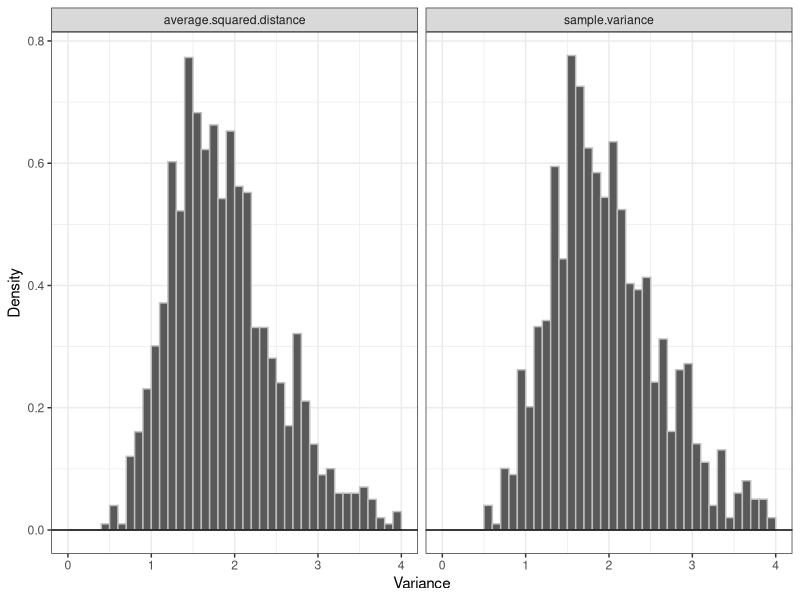
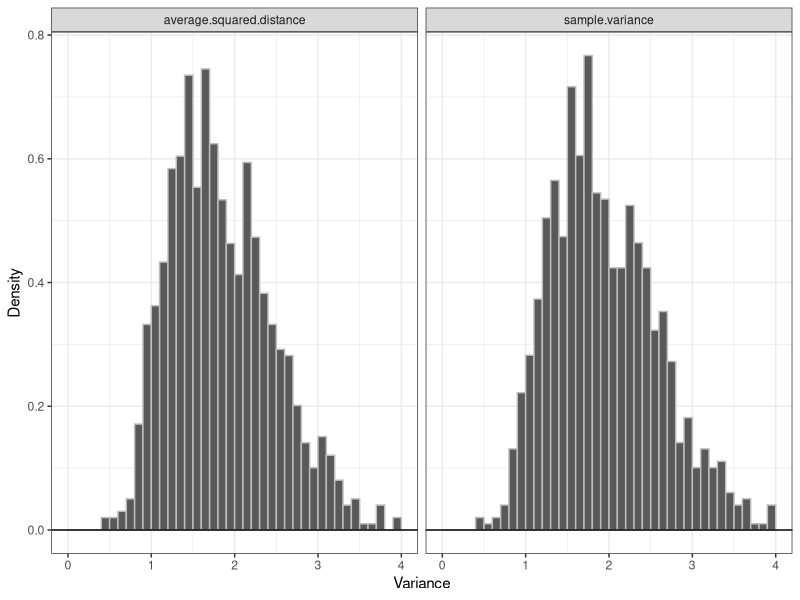
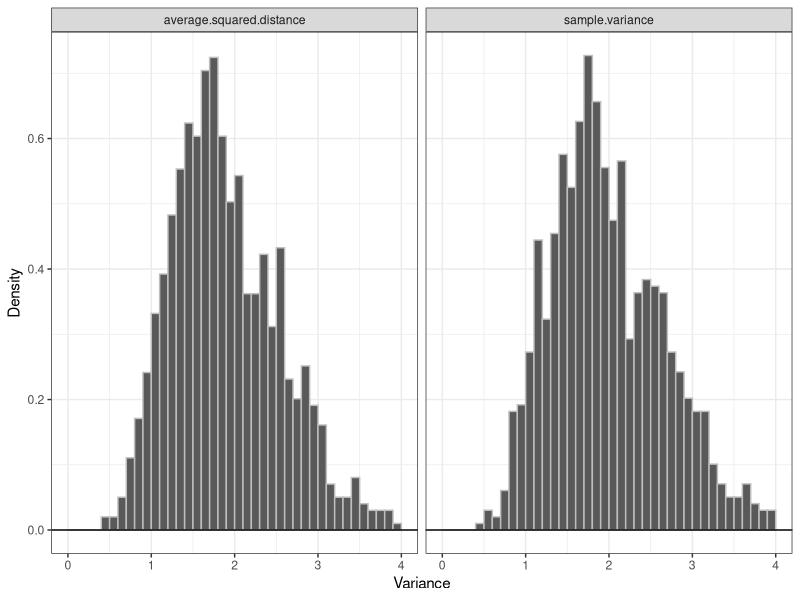
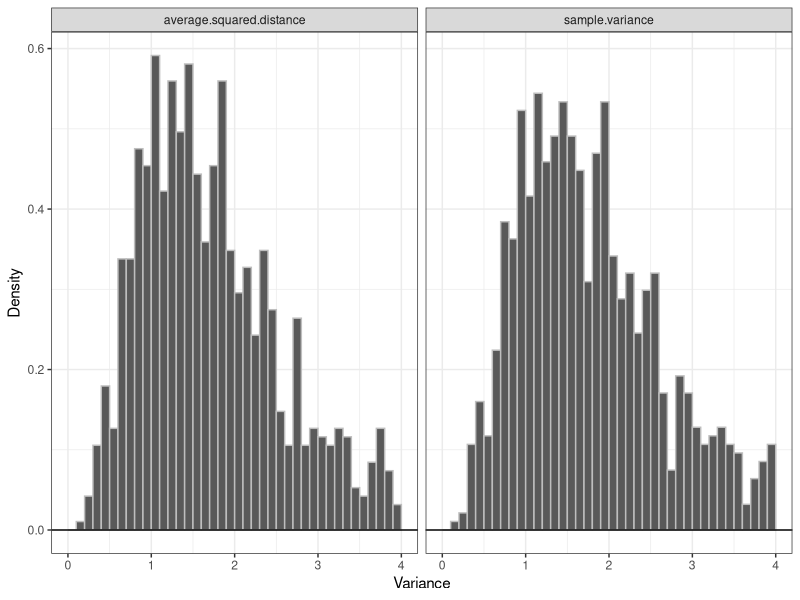
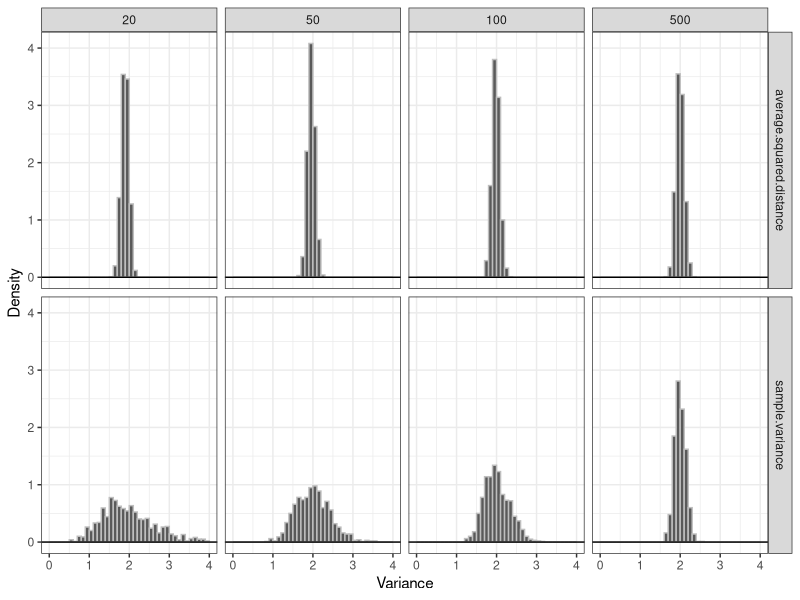
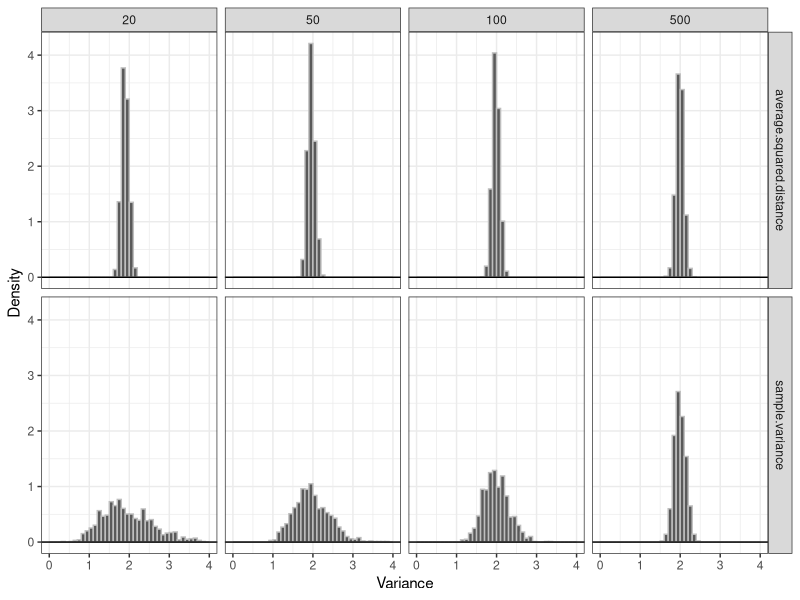
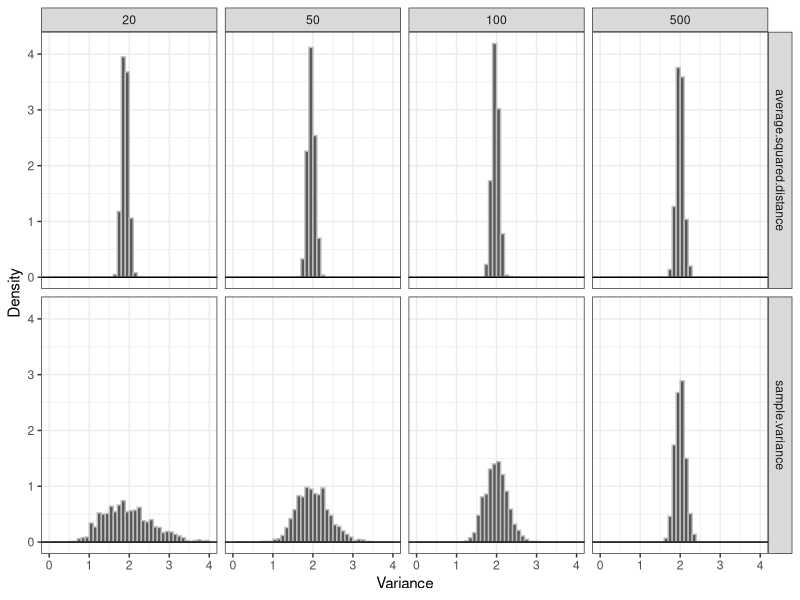
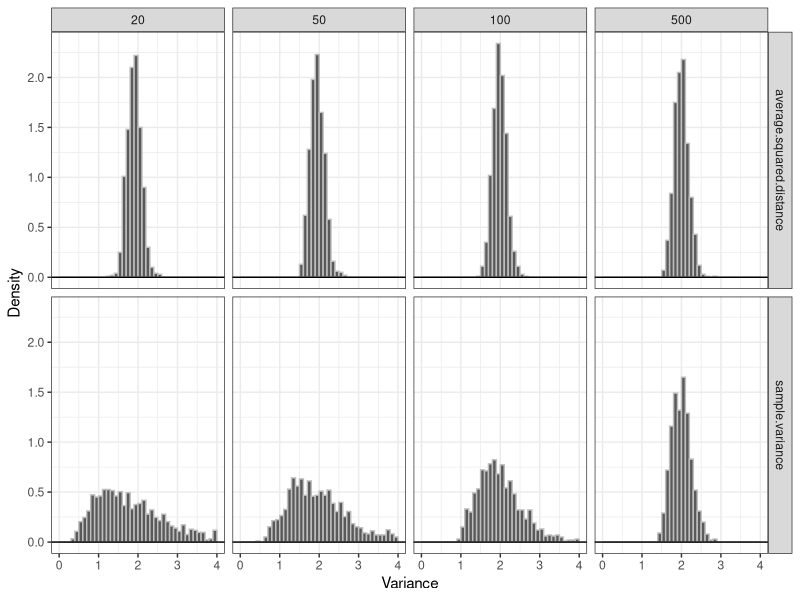

The R script that drew these images, in order:
## ---- chunk 1
#| echo: false

default_chunk_hook  <- knitr::knit_hooks$get("chunk")

latex_font_size <- c("Huge", "huge", "LARGE", "Large", 
                     "large", "normalsize", "small", 
                     "footnotesize", "scriptsize", "tiny")

knitr::knit_hooks$set(chunk = function(x, options) {
  x <- default_chunk_hook(x, options)
  if(options$size %in% latex_font_size) {
    paste0("\n \\", options$size, "\n\n", 
      x, 
      "\n\n \\normalsize"
    )
  } else {
    x
  }
})
## ---- chunk 2
#| label: load-packages
#| include: false
library(tidyverse)
library(patchwork)
## ---- chunk 3
set.seed(7272)

#Poisson Distribution
  psv = c()
  pad = c()
for(i in 1:1000){
  x = rpois(20, 2)
  psv[i] = var(x)
  pad[i] = ((20-1)/20)*var(x)
}
mean(psv)
mean(pad)

#Binomial Distribution
  bsv = c()
  bad = c()
for(i in 1:1000){
  x = rbinom(20, 50, (5-sqrt(21))/10)
  bsv[i] = var(x)
  bad[i] = ((20-1)/20)*var(x)
}
mean(psv)
mean(pad)

#Normal Distribution
  nsv = c()
  nad = c()
for(i in 1:1000){
  x = rnorm(20, 0, sqrt(2))
  nsv[i] = var(x)
  nad[i] = ((20-1)/20)*var(x)
}
mean(nsv)
mean(nad)

#Exponential Distribution
  esv = c()
  ead = c()
for(i in 1:1000){
  x = rexp(20, 1/(sqrt(2)))
  esv[i] = var(x)
  ead[i] = ((20-1)/20)*var(x)
}
mean(esv)
mean(ead)
## ---- chunk 4
#| label: fig-poisson
#| fig-cap: "Poisson Variance Estimation."
#| fig-width: 5
#| fig-height: 3
#| scale: "80%"
#| fig-align: "center"
#| size: scriptsize

ggdat.p <- tibble(sample.variance = psv,
                average.squared.distance = pad) |>
 pivot_longer(everything(),
 names_to = "Estimator",
 values_to = "Estimate")
 
ggplot(ggdat.p) +
 geom_histogram(aes(x = Estimate, 
                    y = after_stat(density)),
                    breaks=seq(0,4,0.1), color="grey")+
 geom_hline(yintercept=0)+
 theme_bw() +
 labs(x= "Variance",
      y="Density") +
 facet_wrap(~Estimator)
## ---- chunk 5
P.Estimate.Summary = ggdat.p|>
  group_by(Estimator) |>
  summarize(
    Bias = mean(Estimate) - 2,
    Mean = mean(Estimate),
    Precision = 1/(var(Estimate)),
    MSE = Bias^2 + var(Estimate),
  )
## ---- chunk 6
#| label: tbl-Poisson
#| tbl-cap: "Poisson-Variance-Estimates."
#| tbl-align: "center"
P.Estimate.Summary |>
  knitr::kable(digits = 2)
## ---- chunk 7
#| label: fig-binomial
#| fig-cap: "Binomial Variance Estimation."
#| fig-width: 5
#| fig-height: 3
#| scale: "80%"
#| fig-align: "center"
#| size: scriptsize

ggdat.b <- tibble(sample.variance = bsv,
                average.squared.distance = bad) |>
 pivot_longer(everything(),
 names_to = "Estimator",
 values_to = "Estimate")
 
ggplot(ggdat.b) +
 geom_histogram(aes(x = Estimate, 
                    y = after_stat(density)),
                    breaks=seq(0,4,0.1), color="grey")+
 geom_hline(yintercept=0)+
 theme_bw() +
 labs(x= "Variance",
      y="Density") +
 facet_wrap(~Estimator)
## ---- chunk 8
B.Estimate.Summary = ggdat.b|>
  group_by(Estimator) |>
  summarize(
    Bias = mean(Estimate) - 2,
    Mean = mean(Estimate),
    Precision = 1/(var(Estimate)),
    MSE = Bias^2 + var(Estimate),
  )
## ---- chunk 9
#| label: tbl-Binomial
#| tbl-cap: "Binomial-Variance-Estimates."
#| tbl-align: "center"
B.Estimate.Summary |>
  knitr::kable(digits = 2)
## ---- chunk 10
#| label: fig-normal
#| fig-cap: "Normal Variance Estimation."
#| fig-width: 5
#| fig-height: 3
#| scale: "80%"
#| fig-align: "center"
#| size: scriptsize

ggdat.n <- tibble(sample.variance = nsv,
                average.squared.distance = nad) |>
 pivot_longer(everything(),
 names_to = "Estimator",
 values_to = "Estimate")
 
ggplot(ggdat.n) +
 geom_histogram(aes(x = Estimate, 
                    y = after_stat(density)),
                    breaks=seq(0,4,0.1), color="grey")+
 geom_hline(yintercept=0)+
 theme_bw() +
 labs(x= "Variance",
      y="Density") +
 facet_wrap(~Estimator)
## ---- chunk 11
N.Estimate.Summary = ggdat.n|>
  group_by(Estimator) |>
  summarize(
    Bias = mean(Estimate) - 2,
    Mean = mean(Estimate),
    Precision = 1/(var(Estimate)),
    MSE = Bias^2 + var(Estimate),
  )
## ---- chunk 12
#| label: tbl-Normal
#| tbl-cap: "Normal-Variance-Estimates."
#| tbl-align: "center"
N.Estimate.Summary |>
  knitr::kable(digits = 2)
## ---- chunk 13
#| label: fig-exponential
#| fig-cap: "Exponential Variance Estimation."
#| fig-width: 5
#| fig-height: 3
#| scale: "80%"
#| fig-align: "center"
#| size: scriptsize

ggdat.e <- tibble(sample.variance = esv,
                average.squared.distance = ead) |>
 pivot_longer(everything(),
 names_to = "Estimator",
 values_to = "Estimate")
 
ggplot(ggdat.e) +
 geom_histogram(aes(x = Estimate, 
                    y = after_stat(density)),
                    breaks=seq(0,4,0.1), color="grey")+
 geom_hline(yintercept=0)+
 theme_bw() +
 labs(x= "Variance",
      y="Density") +
 facet_wrap(~Estimator)
## ---- chunk 14
E.Estimate.Summary = ggdat.e|>
  group_by(Estimator) |>
  summarize(
    Bias = mean(Estimate) - 2,
    Mean = mean(Estimate),
    Precision = 1/(var(Estimate)),
    MSE = Bias^2 + var(Estimate),
  )
## ---- chunk 15
#| label: tbl-Exponential
#| tbl-cap: "Exponential-Variance-Estimates."
#| tbl-align: "center"
E.Estimate.Summary |>
  knitr::kable(digits = 2)
## ---- chunk 16
set.seed(7272)

#Poisson Distribution
  psv = function(n) {
    psv_vals = numeric(1000)
    for (i in 1:1000) {
      x = rpois(n, 2)
      psv_vals[i] = var(x)
    }
    
    return(psv_vals)
  }

  pad = function(n) {
    pad_vals = numeric(1000)
    for (i in 1:1000) {
      x = rpois(n, 2)
      pad_vals[i] = ((n-1)/n)*var(x)
    }
    
    return(pad_vals)
  }

#Binomial Distribution
  bsv = function(n) {
    bsv_vals = numeric(1000)
    for (i in 1:1000) {
      x = rbinom(n, 50, (5-sqrt(21))/10)
      bsv_vals[i] = var(x)
    }
    
    return(bsv_vals)
  }

  bad = function(n) {
    bad_vals = numeric(1000)
    for (i in 1:1000) {
      x = rbinom(n, 50, (5-sqrt(21))/10)
      bad_vals[i] = ((n-1)/n)*var(x)
    }
    
    return(bad_vals)
  }

#Normal Distribution

  nsv = function(n) {
    nsv_vals = numeric(1000)
    for (i in 1:1000) {
      x =  rnorm(n, 0, sqrt(2))
      nsv_vals[i] = var(x)
    }
    
    return(nsv_vals)
  }

  nad = function(n) {
    nad_vals = numeric(1000)
    for (i in 1:1000) {
      x =  rnorm(n, 0, sqrt(2))
      nad_vals[i] = ((n-1)/n)*var(x)
    }
    
    return(nad_vals)
  }

#Exponential Distribution
  esv = function(n) {
    esv_vals = numeric(1000)
    for (i in 1:1000) {
      x =  rexp(n, 1/(sqrt(2)))
      esv_vals[i] = var(x)
    }
    
    return(esv_vals)
  }

  ead = function(n) {
    ead_vals = numeric(1000)
    for (i in 1:1000) {
      x =  rexp(n, 1/(sqrt(2)))
      ead_vals[i] = ((n-1)/n)*var(x)
    }
    
    return(ead_vals)
  }
## ---- chunk 17
#| label: fig-poisson2
#| fig-cap: "Poisson Variance Estimation."
#| fig-width: 12
#| fig-height: 6
#| scale: "80%"
#| fig-align: "center"
#| size: scriptsize

n_values <- c(20, 50, 100, 500)

ggdat.p <- lapply(n_values, function(n) {
  tibble(
    n = n,
    sample.variance = psv(n),
    average.squared.distance = pad(n)
  )
}) |>
  bind_rows() |>
  pivot_longer(
    cols = c(sample.variance, average.squared.distance),
    names_to = "Estimator",
    values_to = "Estimate"
  )

ggplot(ggdat.p) +
  geom_histogram(
    aes(x = Estimate, y = after_stat(density)),
    breaks = seq(0, 4, 0.1),
    color = "grey"
  ) +
  geom_hline(yintercept = 0) +
  theme_bw() +
  labs(x = "Variance", y = "Density") +
  facet_grid(Estimator ~ n)
## ---- chunk 18
P.Estimate.Summary = ggdat.p|>
  group_by(n, Estimator) |>
  summarize(
    Bias = mean(Estimate) - 2,
    Mean = mean(Estimate),
    Variance = var(Estimate),
    Precision = 1/(var(Estimate)),
    MSE = Bias^2 + var(Estimate),
  )
## ---- chunk 19
#| label: tbl-Poisson2
#| tbl-cap: "Poisson-Variance-Estimates."
#| tbl-align: "center"
P.Estimate.Summary |>
  knitr::kable(digits = 2)
## ---- chunk 20
#| label: fig-binomial2
#| fig-cap: "Binomial Variance Estimation."
#| fig-width: 12
#| fig-height: 6
#| scale: "80%"
#| fig-align: "center"
#| size: scriptsize

n_values = c(20, 50, 100, 500)

ggdat.b = lapply(n_values, function(n) {
  tibble(
    n = n,
    sample.variance = bsv(n),
    average.squared.distance = bad(n)
  )
}) |>
  bind_rows() |>
  pivot_longer(
    cols = c(sample.variance, average.squared.distance),
    names_to = "Estimator",
    values_to = "Estimate"
  )

ggplot(ggdat.b) +
  geom_histogram(
    aes(x = Estimate, y = after_stat(density)),
    breaks = seq(0, 4, 0.1),
    color = "grey"
  ) +
  geom_hline(yintercept = 0) +
  theme_bw() +
  labs(x = "Variance", y = "Density") +
  facet_grid(Estimator ~ n)
## ---- chunk 21
B.Estimate.Summary = ggdat.b|>
  group_by(n, Estimator) |>
  summarize(
    Bias = mean(Estimate) - 2,
    Mean = mean(Estimate),
    Variance = var(Estimate),
    Precision = 1/(var(Estimate)),
    MSE = Bias^2 + var(Estimate),
  )
## ---- chunk 22
#| label: tbl-Binomial2
#| tbl-cap: "Binomial-Variance-Estimates."
#| tbl-align: "center"
B.Estimate.Summary |>
  knitr::kable(digits = 2)
## ---- chunk 23
#| label: fig-normal2
#| fig-cap: "Normal Variance Estimation."
#| fig-width: 12
#| fig-height: 6
#| scale: "80%"
#| fig-align: "center"
#| size: scriptsize

n_values = c(20, 50, 100, 500)

ggdat.n = lapply(n_values, function(n) {
  tibble(
    n = n,
    sample.variance = nsv(n),
    average.squared.distance = nad(n)
  )
}) |>
  bind_rows() |>
  pivot_longer(
    cols = c(sample.variance, average.squared.distance),
    names_to = "Estimator",
    values_to = "Estimate"
  )

ggplot(ggdat.n) +
  geom_histogram(
    aes(x = Estimate, y = after_stat(density)),
    breaks = seq(0, 4, 0.1),
    color = "grey"
  ) +
  geom_hline(yintercept = 0) +
  theme_bw() +
  labs(x = "Variance", y = "Density") +
  facet_grid(Estimator ~ n)
## ---- chunk 24
N.Estimate.Summary = ggdat.n|>
  group_by(n, Estimator) |>
  summarize(
    Bias = mean(Estimate) - 2,
    Mean = mean(Estimate),
    Variance = var(Estimate),
    Precision = 1/(var(Estimate)),
    MSE = Bias^2 + var(Estimate),
  )
## ---- chunk 25
#| label: tbl-Normal2
#| tbl-cap: "Normal-Variance-Estimates."
#| tbl-align: "center"
N.Estimate.Summary |>
  knitr::kable(digits = 2)
## ---- chunk 26
#| label: fig-exponential2
#| fig-cap: "Exponential Variance Estimation."
#| fig-width: 12
#| fig-height: 6
#| scale: "80%"
#| fig-align: "center"
#| size: scriptsize

n_values = c(20, 50, 100, 500)

ggdat.e = lapply(n_values, function(n) {
  tibble(
    n = n,
    sample.variance = esv(n),
    average.squared.distance = ead(n)
  )
}) |>
  bind_rows() |>
  pivot_longer(
    cols = c(sample.variance, average.squared.distance),
    names_to = "Estimator",
    values_to = "Estimate"
  )

ggplot(ggdat.e) +
  geom_histogram(
    aes(x = Estimate, y = after_stat(density)),
    breaks = seq(0, 4, 0.1),
    color = "grey"
  ) +
  geom_hline(yintercept = 0) +
  theme_bw() +
  labs(x = "Variance", y = "Density") +
  facet_grid(Estimator ~ n)
## ---- chunk 27
E.Estimate.Summary = ggdat.e|>
  group_by(n, Estimator) |>
  summarize(
    Bias = mean(Estimate) - 2,
    Mean = mean(Estimate),
    Variance = var(Estimate),
    Precision = 1/(var(Estimate)),
    MSE = Bias^2 + var(Estimate),
  )
## ---- chunk 28
#| label: tbl-Exponential2
#| tbl-cap: "Exponential-Variance-Estimates."
#| tbl-align: "center"
E.Estimate.Summary |>
  knitr::kable(digits = 2)
